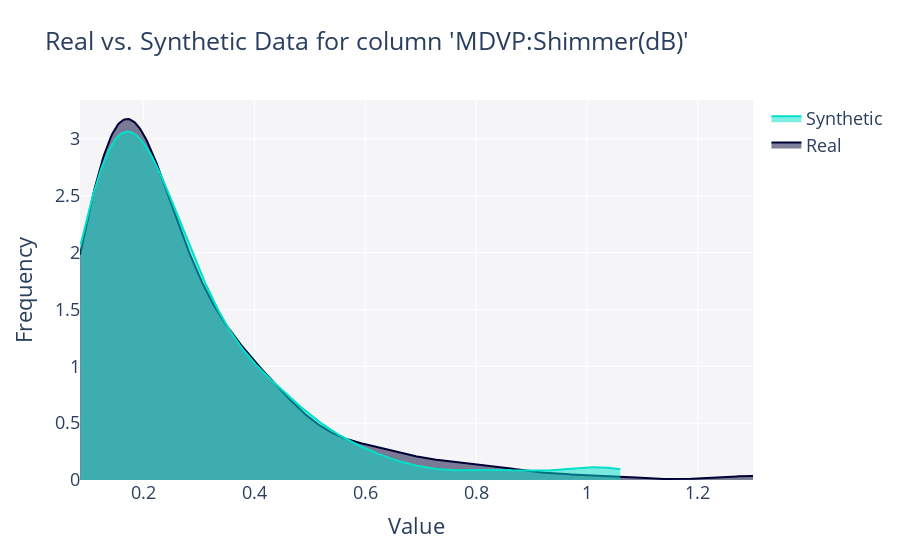

Notebook code cell kept with this figure:
### Code cell
get_column_plot(
    real_data=DataPrincipal,
    synthetic_data=DataSintetico,
    column_name=DataPrincipal.columns[10],
    metadata=Metadata
).show("vscode")

### Figure 1 — Plotly figure (JSON) as saved in the notebook; plotly's stock layout.template omitted (floating-point values rounded to 4 significant figures; data arrays with more than 128 entries replaced by an {"elided": "..."} marker saying what was removed)
{"data": [{"fill": "tozeroy", "hovertemplate": "<b>Real</b><br>Frequency: %{y}<extra></extra>", "legendgroup": "Real", "marker": {"color": "#000036"}, "mode": "lines", "name": "Real", "showlegend": true, "type": "scatter", "x": {"elided": "500 float values"}, "xaxis": "x", "y": {"elided": "500 float values"}, "yaxis": "y"}, {"fill": "tozeroy", "hovertemplate": "<b>Synthetic</b><br>Frequency: %{y}<extra></extra>", "legendgroup": "Synthetic", "marker": {"color": "#01E0C9"}, "mode": "lines", "name": "Synthetic", "showlegend": true, "type": "scatter", "x": {"elided": "500 float values"}, "xaxis": "x", "y": {"elided": "500 float values"}, "yaxis": "y"}], "layout": {"barmode": "overlay", "font": {"size": 18}, "hovermode": "closest", "legend": {"traceorder": "reversed"}, "plot_bgcolor": "#F5F5F8", "title": {"text": "Real vs. Synthetic Data for column 'MDVP:Shimmer(dB)'"}, "xaxis": {"anchor": "y2", "domain": [0, 1], "title": {"text": "Value"}, "zeroline": false}, "yaxis": {"anchor": "free", "domain": [0, 1], "position": 0, "title": {"text": "Frequency"}}}}
